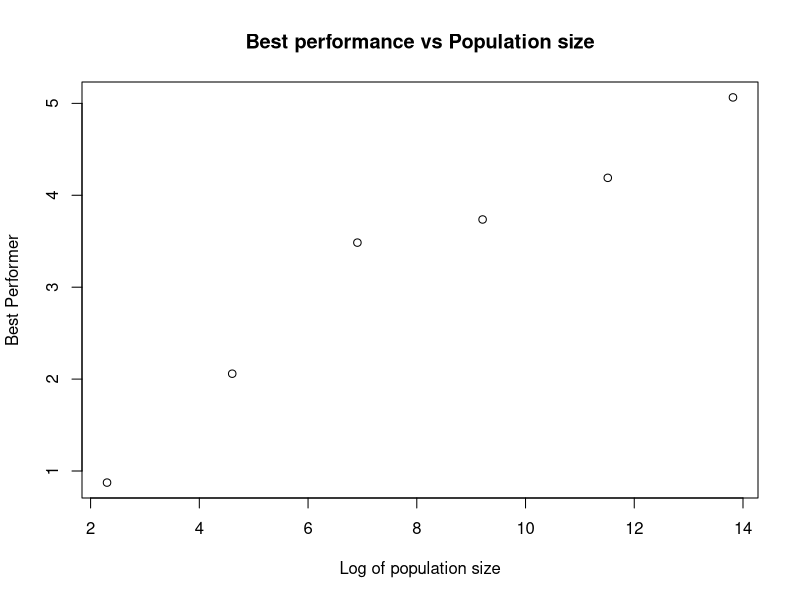

Here is the R script that generated this plot:
# Demonstrating potentially misleading data science case studies
#
# Date: March 3, 2017
#
# Author: Naumaan Nayyar

#### ENVIRONMENT ####
# clear workspace
rm(list = ls())
cat("\014")
graphics.off()

# load required libraries
library(ggplot2)
library(bit64)
library(data.table)

#### Population size and its effect of best performance ####
# How different population sizes in different groups can mislead to the true
# nature of the underlyinng distribution
x <- sapply(1:6, function(x) 10^x)  # different population sizes
y <- lapply(x, function(x) max(rnorm(x)))  # finding best performer under the same distribution
plot(log(x), y, main = "Best performance vs Population size",
     xlab = "Log of population size", ylab = "Best Performer")

#### Simpson's Paradox ####
# How pooling cases from different groups can lead to incorrect conclusions
# source: UC Berkely gender bias
graduate.admits <- data.table(department = c("a","b","c","d","e","f"),
                             men.applicants = c(825, 560, 325, 417, 191, 373),
                             men.admit = c(0.62, 0.63, 0.37, 0.33, 0.28, 0.06),
                             women.applicants = c(108, 25, 593, 375, 393, 341),
                             women.admit = c(0.82, 0.68, 0.34, 0.35, 0.24, 0.07))
graduate.admits[, women.more.by := women.admit - men.admit]
overall.men.admit <- graduate.admits[, sum(men.applicants*men.admit)/sum(men.applicants)]
overall.women.admit <- graduate.admits[, sum(women.applicants*women.admit)/sum(women.applicants)]
overall.women.more.by = overall.women.admit - overall.men.admit  # lesser!
